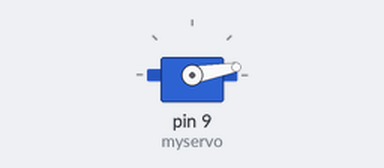
A sketch run on a simulated Arduino Uno, built with avr-gcc and run on an emulated ATmega328P. Parts: servo.

Above: at 0.05 s.
At 2.15 s:
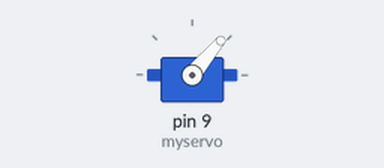
At 4.25 s:
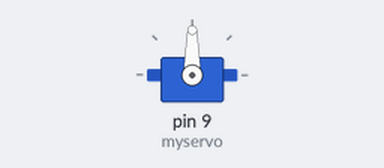
At 8.5 s:
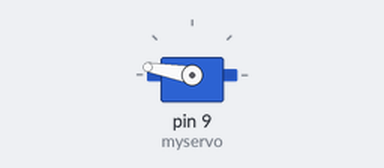
Timing chart, 0 to 11.7 s (numbered marks = the images above):
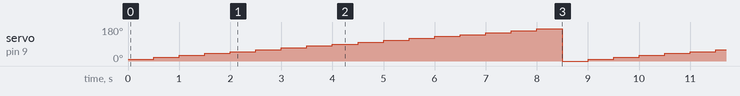

Measured:
- by itself, servo on pin 9 (myservo): repeats every 9.0 s: 30° 0.50 s, 40° 0.50 s, 50° 0.50 s, 60° 0.50 s, 70° 0.50 s, 80° 0.50 s, 90° 0.50 s, 100° 0.50 s, 110° 0.50 s, 120° 0.50 s, 130° 0.50 s, 140° 0.50 s, 150° 0.50 s, 160° 0.50 s, 170° 0.50 s, 0° 0.50 s, 10° 0.50 s, 20° 0.50 s

The sketch:

servostronger.ino
```cpp
#include <Servo.h>

Servo myservo;  // create servo object to control a servo

int val = 0;    // variable to read the value from the analog pin

void setup() {
  Serial.begin(9600);
  myservo.attach(9);  // attaches the servo on pin 9 to the servo object
}

void loop() {

      val = val + 10;
      if(val >= 180){
      val = 0 ;
      }
      myservo.write(val);

      delay(500);
  // waits for the servo to get there

}
```
